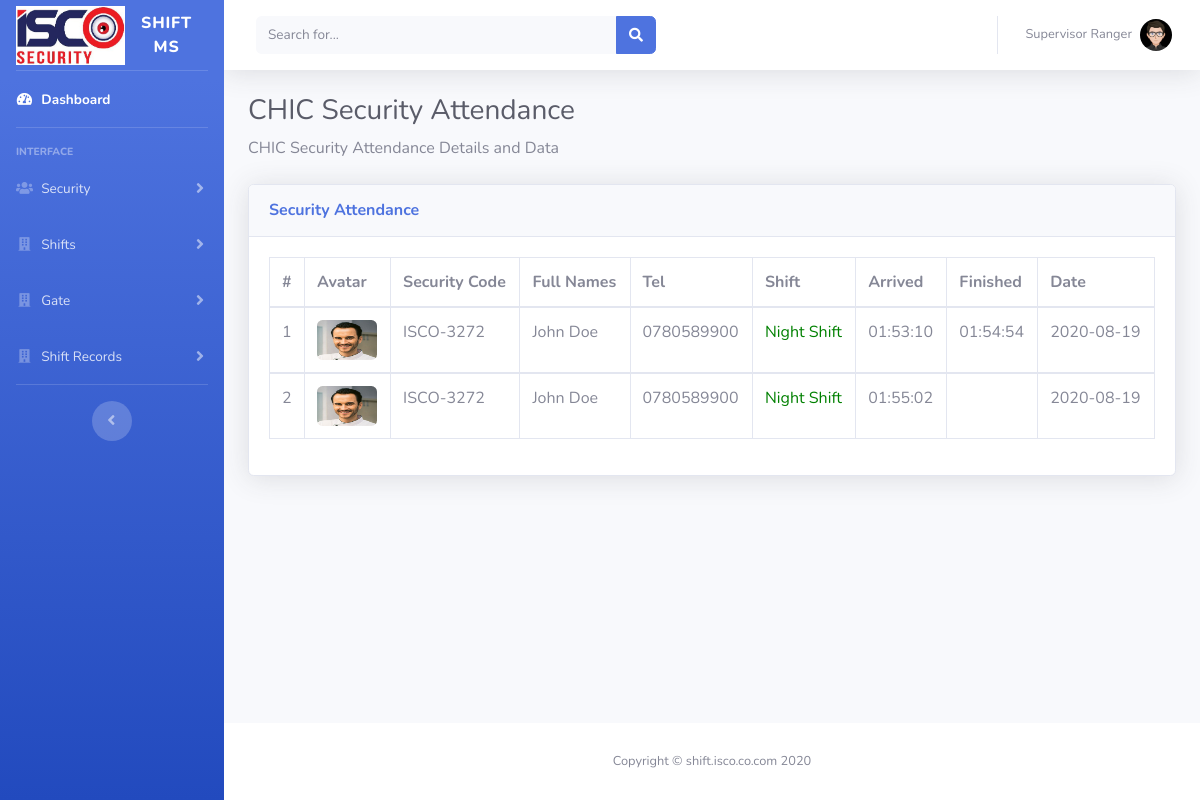
Page /supervisor/index.php?view-shift-records (signed in) on the committed database.
### tables this page shows
CREATE TABLE `supervisor` (
  `supervisor_id` int(11) NOT NULL,
  `username` longtext DEFAULT NULL,
  `password` longtext DEFAULT NULL,
  `supervisor_name` longtext DEFAULT NULL,
  `gender` longtext DEFAULT NULL,
  `u_type_id` int(100) DEFAULT NULL,
  `tel` longtext DEFAULT NULL,
  `mail` longtext DEFAULT NULL,
  `profile` varchar(255) DEFAULT NULL,
  `site_id` int(11) DEFAULT NULL
);

CREATE TABLE `site` (
  `site_id` int(11) NOT NULL,
  `site_name` longtext NOT NULL,
  `site_address` longtext NOT NULL,
  `site_email` longtext NOT NULL,
  `site_tel` longtext NOT NULL,
  `site_date` timestamp NOT NULL DEFAULT current_timestamp() ON UPDATE current_timestamp(),
  `supervisor_id` int(50) DEFAULT NULL
);

CREATE TABLE `shifts_record` (
  `shift_id` int(50) NOT NULL,
  `sec_code` longtext NOT NULL,
  `site_id` int(50) NOT NULL,
  `start_time` time NOT NULL,
  `end_time` time DEFAULT NULL,
  `shift_date` date NOT NULL
);

CREATE TABLE `security` (
  `sec_id` int(11) NOT NULL,
  `sec_code` longtext DEFAULT NULL,
  `sec_names` longtext DEFAULT NULL,
  `sec_gender` mediumtext DEFAULT NULL,
  `sec_dob` date DEFAULT NULL,
  `sec_tel` longtext DEFAULT NULL,
  `sec_email` longtext DEFAULT NULL,
  `site_id` int(11) DEFAULT NULL,
  `shift_id` int(50) DEFAULT NULL,
  `gate_id` int(50) DEFAULT NULL,
  `profile` varchar(255) DEFAULT NULL,
  `reg_date` datetime NOT NULL
);

CREATE TABLE `tbl_shift` (
  `shift_id` int(11) NOT NULL,
  `shift_name` longtext NOT NULL,
  `shift_desc` longtext NOT NULL
);

### supervisor/all_site_shift_records.php (the view, shortened to what this page needs)
<div class="container-fluid">
    <?php
        $query1=$conn->query("SELECT * FROM security WHERE site_id='$site_id' ");
        if($query1->num_rows <= 0   ){
    ?>
        <div class="sufee-alert alert with-close alert-info alert-dismissible fade show">
            <span class="badge badge-pill badge-info">Infoming</span>
            Sorry You Don't Have Any Security.
                <button type="button" class="close" data-dismiss="alert" aria-label="Close">
                <span aria-hidden="true">&times;</span>
                </button>
        </div>
    <?php
        }else{
    ?>
        <h1 class="h3 mb-2 text-gray-800"> <?php echo $site_name; ?> Security Attendance </h1>
        <p class="mb-4"><?php echo $site_name; ?> Security Attendance Details and Data </p>
        <div class="card shadow mb-4">
        <div class="card-header py-3">
          <h6 class="m-0 font-weight-bold text-primary">Security Attendance</h6>
        </div>
            <div class="card-body">
        <div class="table-responsive">
          <table class="table table-bordered" id="dataTable" width="100%" cellspacing="0">
            <thead>
              <tr>
                  <th>#</th>
                  <th>Avatar</th>
                  <th>Security Code</th>
                  <th>Full Names</th>
                  <th>Tel</th>
                  <th>Shift</th>
                  <th>Arrived</th>
                  <th>Finished</th>
                  <th>Date</th>
              </tr>
            </thead>
            <?php
              $sql1=" SELECT * FROM shifts_record,security,tbl_shift WHERE shifts_record.sec_code=security.sec_code AND security.shift_id=tbl_shift.shift_id AND security.site_id='$site_id' ";
              $result1=$conn->query($sql1);
              $no=0;
              while ($row1 = $result1->fetch_assoc()) {
              $sec_profile=$row1['profile'];
              $shift_id=$row1['shift_id'];
              $no+=1;
              if (empty($sec_profile)) {
      $fileName = "../master/user-avatar.jpg";
  } else {
      $fileName = "$sec_profile";
  }
          ?>
          <tbody>
              <tr>
                  <td><?php echo $no; ?></td>
                  <td>
                   <img class="img-profile rounded" src="../security/security_profile/<?php echo $fileName ?>" alt="<?php echo $sec_profile ?>" style="width: 60px;height: 40px;">
                  </td>
                  <td><?php echo $row1['sec_code'];?></td>
                  <td><?php echo $row1['sec_names'];?></td>
                  <td><?php echo $row1['sec_tel'];?></td>
                  <td>
                  	<?php
                  		if ($shift_id=='1') {
	       ?>
	       		<span style="color: blue;"><?php echo $row1['shift_name'];?></span>
	       <?php
	    } else {
	        ?>
	        	<span style="color: green;"><?php echo $row1['shift_name'];?></span>
	       <?php
	    }
                  	?>
                  </td>
                  <td><?php echo $row1['start_time'];?></td>
                  <td><?php echo $row1['end_time'];?></td>
                  <td><?php echo $row1['shift_date'];?></td>
              </tr>
          </tbody>
          <?php }  ?>
          </table>
        </div>
      </div>
      </div>
    </div>
    <?php
        }
    ?>

### supervisor/index.php (shortened to what this page needs)
<?php
include "../config/config.php";
if(isset($_SESSION['ISC0_SHIFT_MS_2020_SUPERVISOR']) == false){
    header("Location:../index.php");
}else{
?>
<!DOCTYPE html>
<html lang="en">
<head>
  <link href="../assets/vendor/fontawesome-free/css/all.min.css" rel="stylesheet" type="text/css">
  <link href="../assets/css/sb-admin-2.min.css" rel="stylesheet">
</head>
<body id="page-top">
  <?php
    $sql5="SELECT * from supervisor where username='$_SESSION[ISC0_SHIFT_MS_2020_SUPERVISOR]'";
    $result5=$conn->query($sql5);
    while ($row5 = $result5->fetch_assoc()) {
    $m_names=$row5['supervisor_name'];
    $m_profile=$row5['profile'];
    $site_id=$row5['site_id'];
    $sql_1=" SELECT * from site where site_id='$site_id' ";
    $result_1=$conn->query($sql_1);
    while ($row_1 = $result_1->fetch_assoc()) {
      $site_name=$row_1['site_name'];
    }
    if (empty($m_profile)) {
        $fileName = "user-avatar.jpg";
    } else {
        $fileName = "$m_profile";
    }
    }
  ?>
  <div id="wrapper">
    <ul class="navbar-nav bg-gradient-primary sidebar sidebar-dark accordion" id="accordionSidebar">
      <a class="sidebar-brand d-flex align-items-center justify-content-center" href="index.php">
        <div class="sidebar-brand-icon">
          <img src="../assets/img/logo.png" width="100%">
        </div>
        <div class="sidebar-brand-text mx-3">SHIFT MS</div>
      </a>
      <hr class="sidebar-divider my-0">
      <li class="nav-item active">
        <a class="nav-link" href="index.php">
          <i class="fas fa-fw fa-tachometer-alt"></i>
          <span>Dashboard</span></a>
      </li>
      <hr class="sidebar-divider">
      <div class="sidebar-heading">
        Interface
      </div>
      <li class="nav-item">
        <a class="nav-link collapsed" href="#" data-toggle="collapse" data-target="#collapseTwo" aria-expanded="true" aria-controls="collapseTwo">
          <i class="fas fa-fw fa-users"></i>
          <span>Security</span>
        </a>
      </li>
      <li class="nav-item">
        <a class="nav-link collapsed" href="#" data-toggle="collapse" data-target="#collapseUtilities_4" aria-expanded="true" aria-controls="collapseUtilities_4">
          <i class="fas fa-fw fa-building"></i>
          <span>Shifts</span>
        </a>
      </li>
      <li class="nav-item">
        <a class="nav-link collapsed" href="#" data-toggle="collapse" data-target="#collapseUtilities_5" aria-expanded="true" aria-controls="collapseUtilities_5">
          <i class="fas fa-fw fa-building"></i>
          <span>Gate</span>
        </a>
      </li>
      <li class="nav-item">
        <a class="nav-link collapsed" href="#" data-toggle="collapse" data-target="#collapseUtilities_1" aria-expanded="true" aria-controls="collapseUtilities_1">
          <i class="fas fa-fw fa-building"></i>
          <span>Shift Records</span>
        </a>
      </li>
      <hr class="sidebar-divider">
      <div class="text-center d-none d-md-inline">
        <button class="rounded-circle border-0" id="sidebarToggle"></button>
      </div>
    </ul>
    <div id="content-wrapper" class="d-flex flex-column">
      <div id="content">
        <nav class="navbar navbar-expand navbar-light bg-white topbar mb-4 static-top shadow">
          <form class="d-none d-sm-inline-block form-inline mr-auto ml-md-3 my-2 my-md-0 mw-100 navbar-search">
            <div class="input-group">
              <input type="text" class="form-control bg-light border-0 small" placeholder="Search for..." aria-label="Search" aria-describedby="basic-addon2">
              <div class="input-group-append">
                <button class="btn btn-primary" type="button">
                  <i class="fas fa-search fa-sm"></i>
                </button>
              </div>
            </div>
          </form>
          <ul class="navbar-nav ml-auto">
            <li class="nav-item dropdown no-arrow">
              <a class="nav-link dropdown-toggle" href="#" id="userDropdown" role="button" data-toggle="dropdown" aria-haspopup="true" aria-expanded="false">
                <span class="mr-2 d-none d-lg-inline text-gray-600 small"><?php echo $m_names ?></span>
                <img class="img-profile rounded-circle" src="supervisor_profile/<?php echo $fileName ?>" alt="<?php echo $m_names ?>">
              </a>
            </li>
          </ul>
        </nav>
  <?php
     if(isset($_GET['home']))
    {
      include("home.php");
    }
    elseif(isset($_GET['view-security']))
      {
        include("view_security.php");
      }
    elseif(isset($_GET['view-security-shifts-data']))
      {
        include("view_security_shift_data.php");
      }
    elseif(isset($_GET['assign-shift']))
      {
        include("assign_shift.php");
      }
    elseif(isset($_GET['shift-assignment']))
      {
        include("shift_assignment.php");
      }
    elseif(isset($_GET['update-shift-assignment']))
      {
        include("update_shift_assignment.php");
      }
    elseif(isset($_GET['view-shift-assigned']))
      {
        include("view_security_shifts.php");
      }
    elseif(isset($_GET['view-shift-records']))
      {
        include("all_site_shift_records.php");
      }
    elseif(isset($_GET['view-person-sec-records']))
      {
        include("view_personal_shift_records.php");
      }
    elseif(isset($_GET['add-gate']))
      {
        include("new_gate.php");
      }
    elseif(isset($_GET['view-gate']))
      {
        include("view_gate.php");
      }
    elseif(isset($_GET['gate-assignment']))
      {
        include("assign_gate.php");
      }
      elseif(isset($_GET['settings']))
      {
        include("settings.php");
      }
    elseif(isset($_GET['profile']))
      {
        include("profile.php");
      }
    elseif(isset($_GET[' ']))
      {
        include(" ");
      }
    else
    {
      include("home.php");
    }
  ?>
      </div>
      <footer class="sticky-footer bg-white">
        <div class="container my-auto">
          <div class="copyright text-center my-auto">
            <span>Copyright &copy; shift.isco.co.com 2020</span>
          </div>
        </div>
      </footer>
    </div>
  </div>
</body>
</html>
<?php
}
?>

### rows in the picture
supervisor: supervisor_name "Supervisor Ranger", profile (picture)
site: site_name "CHIC"
shifts_record: security.profile (picture), security.sec_code "ISCO-3272", security.sec_names "John Doe", security.sec_tel "0780589900", tbl_shift.shift_name "Night Shift", start_time "01:53:10", end_time "01:54:54", shift_date "2020-08-19"
shifts_record: security.profile (picture), security.sec_code "ISCO-3272", security.sec_names "John Doe", security.sec_tel "0780589900", tbl_shift.shift_name "Night Shift", start_time "01:55:02", shift_date "2020-08-19"
